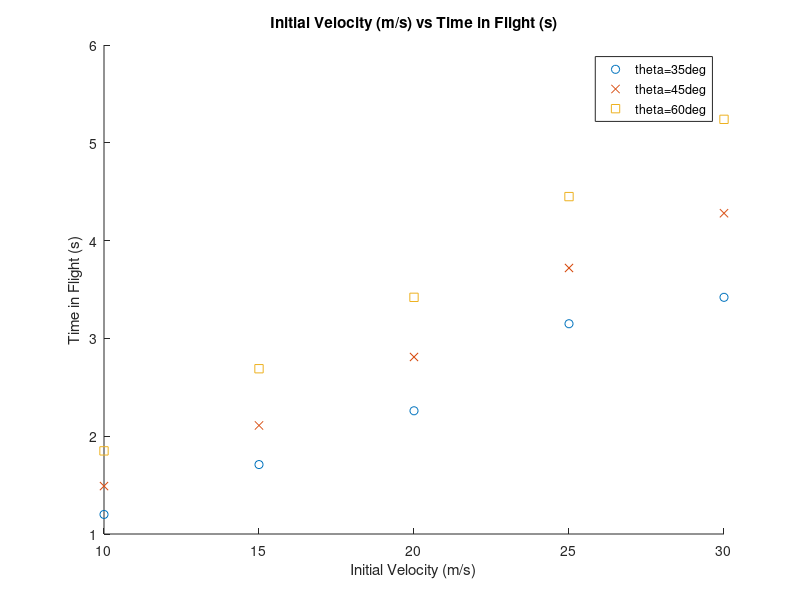

The MATLAB script that drew this image:
theta = [35 45 60]
v0 = [10 15 20 25 30]
tFlight = [1.2 1.71 2.26 3.15 3.42; 1.49 2.11 2.81 3.72 4.28; 1.85 2.69 3.42 4.45 5.24]

hold on;
plot(v0, tFlight(1, :), "o")
plot(v0, tFlight(2, :), "x")
plot(v0, tFlight(3, :), "s")
hold off;
legend("theta=35deg", "theta=45deg", "theta=60deg");
title("Initial Velocity (m/s) vs Time in Flight (s)");
xlabel("Initial Velocity (m/s)");
ylabel("Time in Flight (s)");

tFLin = interp1(v0, tFlight(1, :), 17);
tFSpl = interp1(v0, tFlight(1, :), 17, "spline");

tFlight = interp2(v0, theta, tFlight, 22, 40)